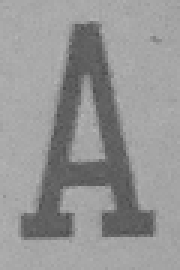
//> input picture Blackjack/karty2/A.jpg, 60 x 90 px (shown 3 times larger)
$ ./Source   (built with g++ and OpenCV 4)
//> lines starting //> are read from the running program, lines starting //| are printed output that depends on the picture; after the words box and inside, x2 and y2 are one past the last pixel; in counts of white or black regions, pixels touching at a corner belong together; pictures that were not available may be replaced by others from this repository, and a replacement may not be noted
#define _ITERATOR_DEBUG_LEVEL 0

#include <opencv2/opencv.hpp>
#include <opencv2/core/core.hpp>
#include <opencv2/highgui/highgui.hpp>
#include <opencv2/imgproc/imgproc.hpp>
#include <string>
#include <map>
#include <vector>
#include <iostream>

using namespace cv;
using namespace std;

double srodekKameryX, srodekKameryY;

struct Karta
{
	string symbol;
	Mat obraz;
};

// [81 lines left out: functions Porownaj, PorownajCalosc, StringDoPunkty, not called in this run]

int main(int argc, char* argv[])
{
	vector<Karta> karty;

	karty.push_back({ "A", imread("karty2/A.jpg", CV_LOAD_IMAGE_COLOR) });
//> karty = 1 item
	karty.push_back({ "2", imread("karty2/2.jpg", CV_LOAD_IMAGE_COLOR) });
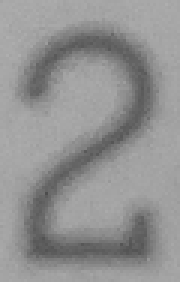
//> input picture Blackjack/karty2/2.jpg, 60 x 94 px (shown 3 times larger)
//> karty = 2 items
	karty.push_back({ "3", imread("karty2/3.jpg", CV_LOAD_IMAGE_COLOR) });
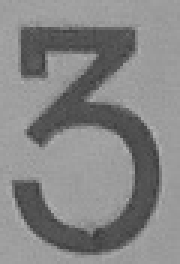
//> input picture Blackjack/karty2/3.jpg, 60 x 88 px (shown 3 times larger)
//> karty = 3 items
	karty.push_back({ "4", imread("karty2/4.jpg", CV_LOAD_IMAGE_COLOR) });
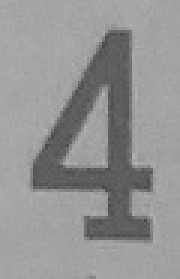
//> input picture Blackjack/karty2/4.jpg, 60 x 93 px (shown 3 times larger)
//> karty = 4 items
	karty.push_back({ "5", imread("karty2/5.jpg", CV_LOAD_IMAGE_COLOR) });
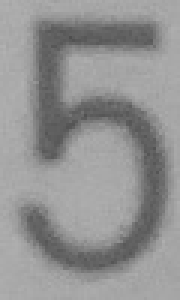
//> input picture Blackjack/karty2/5.jpg, 60 x 100 px (shown 3 times larger)
//> karty = 5 items
	karty.push_back({ "6", imread("karty2/6.jpg", CV_LOAD_IMAGE_COLOR) });
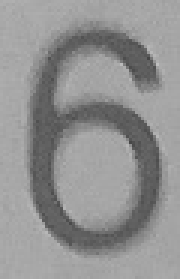
//> input picture Blackjack/karty2/6.jpg, 60 x 93 px (shown 3 times larger)
//> karty = 6 items
	karty.push_back({ "7", imread("karty2/7.jpg", CV_LOAD_IMAGE_COLOR) });
//> karty = 7 items
	karty.push_back({ "8", imread("karty2/8.jpg", CV_LOAD_IMAGE_COLOR) });
//> karty = 8 items
	karty.push_back({ "9", imread("karty2/9.jpg", CV_LOAD_IMAGE_COLOR) });
//> karty = 9 items
	karty.push_back({ "10", imread("karty2/10.jpg", CV_LOAD_IMAGE_COLOR) });
//> karty = 10 items
	karty.push_back({ "J", imread("karty2/J.jpg", CV_LOAD_IMAGE_COLOR) });
//> karty = 11 items
	karty.push_back({ "Q", imread("karty2/Q.jpg", CV_LOAD_IMAGE_COLOR) });
//> karty = 12 items
	karty.push_back({ "K", imread("karty2/K.jpg", CV_LOAD_IMAGE_COLOR) });
//> karty = 13 items

	VideoCapture cap(0);

	if (!cap.isOpened())
	{
		cout << "Brak kamery!" << endl;
		return -1;
	}

	double szerokoscOkna = cap.get(CV_CAP_PROP_FRAME_WIDTH);
	double wysokoscOkna = cap.get(CV_CAP_PROP_FRAME_HEIGHT);

	srodekKameryX = szerokoscOkna / 2.0;
	srodekKameryY = wysokoscOkna / 2.0;

	int punkty = 0, klatka = 0;
	bool rozpoznawanie = false;
	namedWindow("Blackjack", CV_WINDOW_AUTOSIZE);

	while (true)
	{
		Mat frame;
		// pobranie pojedynczej klatki z kamery
		cap.retrieve(frame);
		cap.read(frame);
//> frame is the input picture: 90 rows x 60 cols, CV_8UC3; min 76, max 180, mean 149.2

		// wyrysowanie ramki zielonej na 渞odku ekranu
		rectangle(frame, Point(srodekKameryX - 30, srodekKameryY - 40), Point(srodekKameryX + 30, srodekKameryY + 40), Scalar(0, 255, 0), 2);
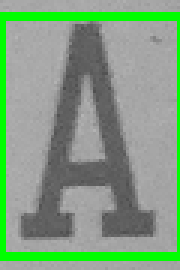
//> frame: 90 rows x 60 cols, CV_8UC3 (shown 3 times larger); 10.94% of pixels changed, all inside (x1, y1, x2, y2) = (0, 4, 60, 87)

		if (rozpoznawanie)
		{
			putText(frame, "Rozpoznaje karte...", cvPoint(30, 30),
				FONT_HERSHEY_COMPLEX_SMALL, 0.6, cvScalar(50, 255, 50), 1);
		}
		else
		{
			if (punkty < 21)
			{
				char buffer[100];
				sprintf_s(buffer, "Twoje punkty: %d   Wcisnij 'w', aby rozpoznac karte.", punkty);
				putText(frame, buffer, cvPoint(30, 30),
					FONT_HERSHEY_COMPLEX_SMALL, 0.6, cvScalar(50, 255, 50), 1);
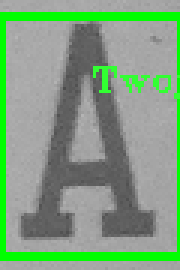
//> frame: 90 rows x 60 cols, CV_8UC3 (shown 3 times larger); 1.61% of pixels changed, all inside (x1, y1, x2, y2) = (31, 22, 60, 33)
			}
			else if (punkty == 21)
			{
				putText(frame, "Wygrales! Wcisnij 'n', aby zagrac od nowa.", cvPoint(30, 30),
					FONT_HERSHEY_COMPLEX_SMALL, 0.6, cvScalar(50, 255, 50), 1);
			}
			else
			{
				putText(frame, "Przegrales! Wcisnij 'n', aby zagrac od nowa.", cvPoint(30, 30),
					FONT_HERSHEY_COMPLEX_SMALL, 0.6, cvScalar(255, 50, 50), 1);
			}
		}

		// pokazanie okna
		imshow("Blackjack", frame);

		if (rozpoznawanie && klatka % 3 == 0)
		{
			int wynik = PorownajCalosc(karty, frame);
			if (wynik != -1)
			{
				rozpoznawanie = false;
				string x = karty[wynik].symbol;
				punkty += StringDoPunkty(x);
			}
		}

		int key = waitKey(30);
//> the Esc key is pressed
		if (key == 27) // Esc
		{
			break;
		}
		else if (key == 'w' && rozpoznawanie == false && punkty < 21)
		{
			rozpoznawanie = true;
		}
		else if (key == 'n' && rozpoznawanie == false)
		{
			punkty = 0;
		}
		else if (key == 'p' && rozpoznawanie == true)
		{
			rozpoznawanie = false;
		}

		klatka++;
	}
	return 0;
}
